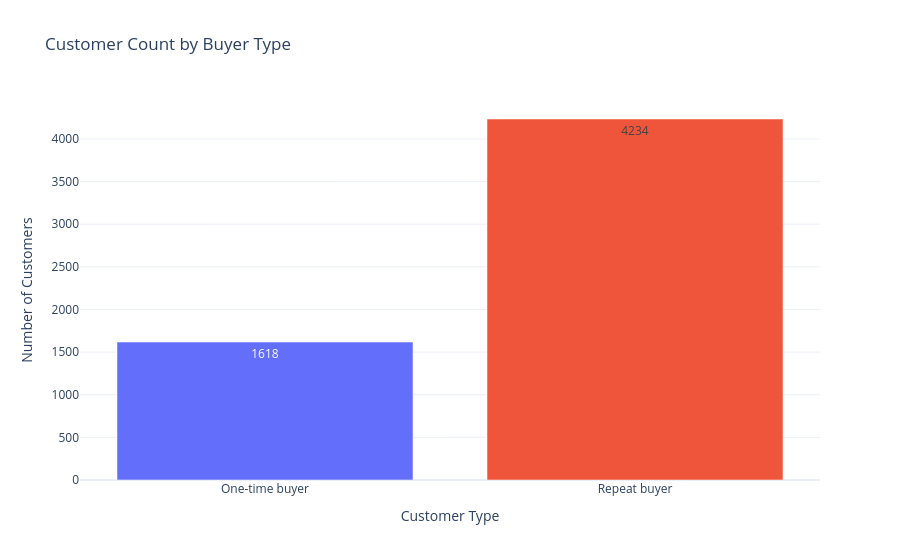

Here is the notebook cell this chart was saved with:
### Code cell
import plotly.express as px

fig = px.bar(
    customer_type_summary,
    x="customer_type",
    y="customer_count",
    color="customer_type",
    text="customer_count",
    title="Customer Count by Buyer Type",
    labels={
        "customer_type": "Customer Type",
        "customer_count": "Number of Customers"
    },
    hover_data={
        "customer_percentage": ":.2f",
        "total_revenue": ":,.2f"
    }
)

fig.update_layout(
    template="plotly_white",
    showlegend=False,
    xaxis_title="Customer Type",
    yaxis_title="Number of Customers"
)

fig.show()

### Figure 1 — Plotly figure (JSON) as saved in the notebook; plotly's stock layout.template omitted (floating-point values rounded to 4 significant figures)
{"data": [{"customdata": [[27.65, 552400.0]], "hovertemplate": "Customer Type=%{x}<br>Number of Customers=%{text}<br>customer_percentage=%{customdata[0]:.2f}<br>total_revenue=%{customdata[1]:,.2f}<extra></extra>", "legendgroup": "One-time buyer", "marker": {"color": "#636efa", "pattern": {"shape": ""}}, "name": "One-time buyer", "orientation": "v", "showlegend": true, "text": [1618.0], "textposition": "auto", "type": "bar", "x": ["One-time buyer"], "xaxis": "x", "y": [1618], "yaxis": "y"}, {"customdata": [[72.35, 16400000.0]], "hovertemplate": "Customer Type=%{x}<br>Number of Customers=%{text}<br>customer_percentage=%{customdata[0]:.2f}<br>total_revenue=%{customdata[1]:,.2f}<extra></extra>", "legendgroup": "Repeat buyer", "marker": {"color": "#EF553B", "pattern": {"shape": ""}}, "name": "Repeat buyer", "orientation": "v", "showlegend": true, "text": [4234.0], "textposition": "auto", "type": "bar", "x": ["Repeat buyer"], "xaxis": "x", "y": [4234], "yaxis": "y"}], "layout": {"barmode": "relative", "legend": {"title": {"text": "Customer Type"}, "tracegroupgap": 0}, "showlegend": false, "title": {"text": "Customer Count by Buyer Type"}, "xaxis": {"anchor": "y", "categoryarray": ["One-time buyer", "Repeat buyer"], "categoryorder": "array", "domain": [0, 1], "title": {"text": "Customer Type"}}, "yaxis": {"anchor": "x", "domain": [0, 1], "title": {"text": "Number of Customers"}}}}
